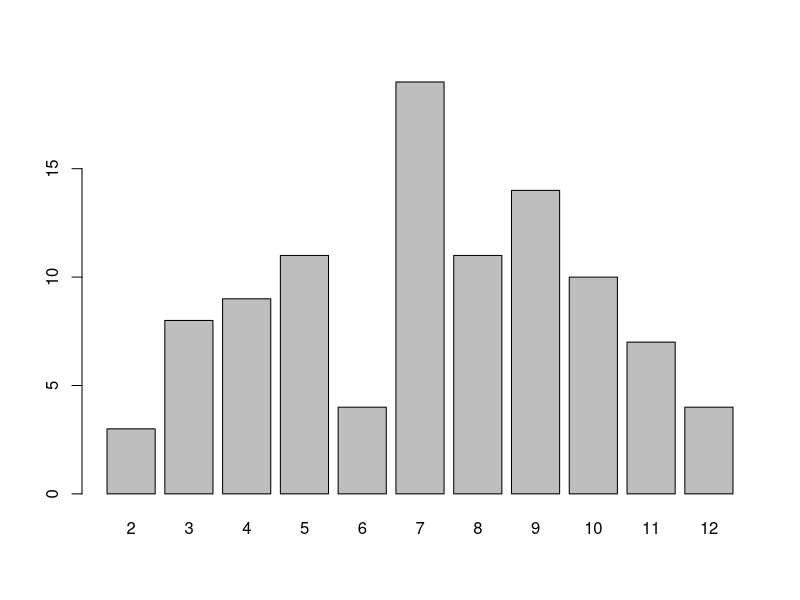
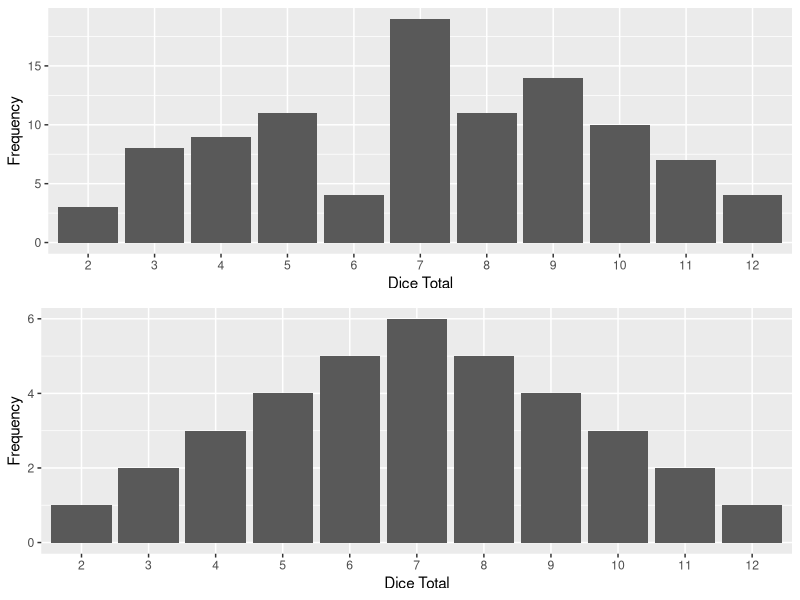

Source code (R) for these figures, in order:
## ---- chunk 1
set.seed(123) # for reproducibility
## ---- chunk 2
# the operator : to create a 1-dimensional vector with values 1,2,3,4,5,6
# the operator <- assigns the vector to the R object called "die"
die <- 1:6
## ---- chunk 3
sample(x=die,size = 1)
## ---- chunk 4
sample(die,size = 2, replace = TRUE)
## ---- chunk 5
roll <- function(numDice){
  die <- 1:6
  sample(die, size=numDice, replace = TRUE)
}
## ---- chunk 6
#Craps have 2 dice
crapsDice = 2
crapsRoll = roll(crapsDice)
print(crapsRoll)
## ---- chunk 7
#Yahtzee has 5 dice
yahtzeeDice = 5
yahtzeeRoll = roll(yahtzeeDice)
print(yahtzeeRoll)
## ---- chunk 8
data <- data.frame(die1=roll(1),die2=roll(1)) #initialize dataframe with 1 roll
for (i in 1:99){ #iterate through the values in the atomic vector 1 to 100
  data[nrow(data) + 1, ] <- roll(crapsDice) # roll the dice and store it in the next row
}
head(data,3) # inspect the table as a sanity check
## ---- chunk 9
data$total <- data$die1 + data$die2
head(data,3)
## ---- chunk 10
totalcounts <-aggregate(x=data$total, by = list(data$total), FUN = length)
print(totalcounts)
## ---- chunk 11
myplot <- barplot(height=totalcounts$x,names.arg=totalcounts$Group.1)
myplot
## ---- chunk 12
rolls <- expand.grid(die1=die,die2=die)
head(rolls,3)
## ---- chunk 13
rolls$total <- rolls$die1 + rolls$die2
head(rolls,3)
## ---- chunk 14
freq_df <-aggregate(rolls$total, by = list(rolls$total), FUN = length)
freq_df
## ---- chunk 15
library(ggplot2)
library(gridExtra)

totalcounts$Group.1 <- as.factor(totalcounts$Group.1)
myplot2 <- ggplot(data=totalcounts,aes(x=Group.1,y=x)) + 
  geom_bar(stat="identity") +
  xlab("Dice Total") +
  ylab("Frequency")

freq_df$Group.1 <- as.factor(freq_df$Group.1)
distplot <- ggplot(data=freq_df,aes(x=Group.1,y=x)) +
  geom_bar(stat="identity") +
  xlab("Dice Total") +
  ylab("Frequency")

grid.arrange(myplot2,distplot)
